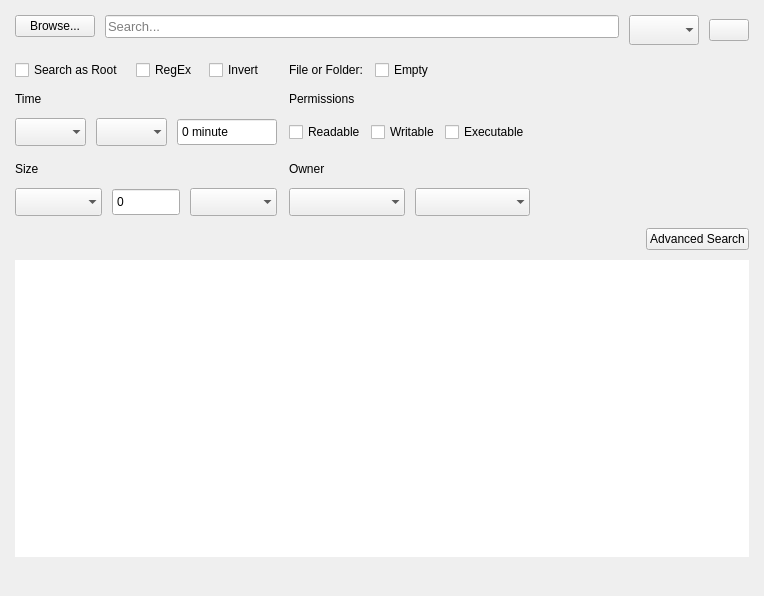
<?xml version="1.0" encoding="UTF-8"?>
<ui version="4.0">
 <class>SearchPage</class>
 <widget class="QWidget" name="SearchPage">
  <property name="geometry">
   <rect>
    <x>0</x>
    <y>0</y>
    <width>764</width>
    <height>596</height>
   </rect>
  </property>
  <property name="windowTitle">
   <string>Search</string>
  </property>
  <layout class="QGridLayout" name="gridLayout">
   <property name="leftMargin">
    <number>15</number>
   </property>
   <property name="topMargin">
    <number>15</number>
   </property>
   <property name="rightMargin">
    <number>15</number>
   </property>
   <property name="bottomMargin">
    <number>15</number>
   </property>
   <property name="spacing">
    <number>10</number>
   </property>
   <item row="5" column="0" colspan="2">
    <widget class="QTableView" name="tableFoundResults">
     <property name="focusPolicy">
      <enum>Qt::NoFocus</enum>
     </property>
     <property name="frameShape">
      <enum>QFrame::NoFrame</enum>
     </property>
     <property name="frameShadow">
      <enum>QFrame::Sunken</enum>
     </property>
     <property name="sizeAdjustPolicy">
      <enum>QAbstractScrollArea::AdjustToContents</enum>
     </property>
     <property name="editTriggers">
      <set>QAbstractItemView::NoEditTriggers</set>
     </property>
     <property name="selectionMode">
      <enum>QAbstractItemView::ExtendedSelection</enum>
     </property>
     <property name="selectionBehavior">
      <enum>QAbstractItemView::SelectRows</enum>
     </property>
     <property name="textElideMode">
      <enum>Qt::ElideMiddle</enum>
     </property>
     <property name="gridStyle">
      <enum>Qt::SolidLine</enum>
     </property>
     <property name="sortingEnabled">
      <bool>true</bool>
     </property>
     <property name="wordWrap">
      <bool>true</bool>
     </property>
     <property name="cornerButtonEnabled">
      <bool>true</bool>
     </property>
     <attribute name="horizontalHeaderCascadingSectionResizes">
      <bool>false</bool>
     </attribute>
     <attribute name="horizontalHeaderStretchLastSection">
      <bool>true</bool>
     </attribute>
     <attribute name="verticalHeaderVisible">
      <bool>false</bool>
     </attribute>
    </widget>
   </item>
   <item row="1" column="0" colspan="2">
    <layout class="QHBoxLayout" name="horizontalLayout_3">
     <property name="spacing">
      <number>10</number>
     </property>
     <property name="bottomMargin">
      <number>0</number>
     </property>
     <item alignment="Qt::AlignTop">
      <widget class="QPushButton" name="btnBrowseSearchDir">
       <property name="cursor">
        <cursorShape>PointingHandCursor</cursorShape>
       </property>
       <property name="focusPolicy">
        <enum>Qt::NoFocus</enum>
       </property>
       <property name="accessibleName">
        <string/>
       </property>
       <property name="text">
        <string>Browse...</string>
       </property>
      </widget>
     </item>
     <item alignment="Qt::AlignTop">
      <widget class="QLineEdit" name="txtSearchInput">
       <property name="font">
        <font>
         <pointsize>10</pointsize>
        </font>
       </property>
       <property name="placeholderText">
        <string>Search...</string>
       </property>
      </widget>
     </item>
     <item alignment="Qt::AlignTop">
      <widget class="QComboBox" name="cmbSearchTypes">
       <property name="minimumSize">
        <size>
         <width>0</width>
         <height>30</height>
        </size>
       </property>
       <property name="maximumSize">
        <size>
         <width>16777215</width>
         <height>25</height>
        </size>
       </property>
       <property name="frame">
        <bool>false</bool>
       </property>
      </widget>
     </item>
     <item>
      <widget class="QPushButton" name="btnSearchAdvance">
       <property name="cursor">
        <cursorShape>PointingHandCursor</cursorShape>
       </property>
       <property name="focusPolicy">
        <enum>Qt::NoFocus</enum>
       </property>
       <property name="accessibleName">
        <string>primary</string>
       </property>
       <property name="text">
        <string/>
       </property>
       <property name="icon">
        <iconset resource="../../static.qrc">
         <normaloff>:/static/themes/default/img/sidebar-icons/search.png</normaloff>:/static/themes/default/img/sidebar-icons/search.png</iconset>
       </property>
       <property name="iconSize">
        <size>
         <width>24</width>
         <height>24</height>
        </size>
       </property>
      </widget>
     </item>
    </layout>
   </item>
   <item row="3" column="0" colspan="2">
    <layout class="QHBoxLayout" name="footer">
     <property name="spacing">
      <number>10</number>
     </property>
     <property name="bottomMargin">
      <number>0</number>
     </property>
     <item alignment="Qt::AlignLeft">
      <widget class="QLabel" name="lblSearchDir">
       <property name="lineWidth">
        <number>0</number>
       </property>
       <property name="text">
        <string/>
       </property>
       <property name="textFormat">
        <enum>Qt::PlainText</enum>
       </property>
       <property name="scaledContents">
        <bool>true</bool>
       </property>
       <property name="wordWrap">
        <bool>false</bool>
       </property>
      </widget>
     </item>
     <item alignment="Qt::AlignRight">
      <widget class="QPushButton" name="btnAdvancePaneToggle">
       <property name="cursor">
        <cursorShape>PointingHandCursor</cursorShape>
       </property>
       <property name="accessibleName">
        <string notr="true"/>
       </property>
       <property name="text">
        <string>Advanced Search</string>
       </property>
       <property name="checkable">
        <bool>false</bool>
       </property>
       <property name="checked">
        <bool>false</bool>
       </property>
      </widget>
     </item>
    </layout>
   </item>
   <item row="2" column="0" colspan="2">
    <widget class="QWidget" name="advanceSearchPane" native="true">
     <layout class="QGridLayout" name="gridLayout_2">
      <property name="leftMargin">
       <number>0</number>
      </property>
      <property name="topMargin">
       <number>5</number>
      </property>
      <property name="rightMargin">
       <number>0</number>
      </property>
      <property name="bottomMargin">
       <number>2</number>
      </property>
      <property name="spacing">
       <number>12</number>
      </property>
      <item row="1" column="2" alignment="Qt::AlignLeft">
       <widget class="QCheckBox" name="checkInvert">
        <property name="cursor">
         <cursorShape>PointingHandCursor</cursorShape>
        </property>
        <property name="focusPolicy">
         <enum>Qt::NoFocus</enum>
        </property>
        <property name="accessibleName">
         <string>circle</string>
        </property>
        <property name="text">
         <string>Invert</string>
        </property>
       </widget>
      </item>
      <item row="6" column="7">
       <spacer name="horizontalSpacer_3">
        <property name="orientation">
         <enum>Qt::Horizontal</enum>
        </property>
        <property name="sizeHint" stdset="0">
         <size>
          <width>40</width>
          <height>20</height>
         </size>
        </property>
       </spacer>
      </item>
      <item row="3" column="0" colspan="4">
       <layout class="QHBoxLayout" name="layoutTime">
        <property name="spacing">
         <number>10</number>
        </property>
        <property name="topMargin">
         <number>0</number>
        </property>
        <property name="bottomMargin">
         <number>4</number>
        </property>
        <item>
         <widget class="QComboBox" name="cmbTimeType">
          <property name="minimumSize">
           <size>
            <width>0</width>
            <height>28</height>
           </size>
          </property>
          <property name="maximumSize">
           <size>
            <width>16777215</width>
            <height>28</height>
           </size>
          </property>
          <property name="frame">
           <bool>false</bool>
          </property>
         </widget>
        </item>
        <item>
         <widget class="QComboBox" name="cmbTimeCriteria">
          <property name="minimumSize">
           <size>
            <width>0</width>
            <height>28</height>
           </size>
          </property>
          <property name="maximumSize">
           <size>
            <width>16777215</width>
            <height>28</height>
           </size>
          </property>
          <property name="frame">
           <bool>false</bool>
          </property>
         </widget>
        </item>
        <item>
         <widget class="QSpinBox" name="spinTime">
          <property name="minimumSize">
           <size>
            <width>100</width>
            <height>28</height>
           </size>
          </property>
          <property name="maximumSize">
           <size>
            <width>50</width>
            <height>16777215</height>
           </size>
          </property>
          <property name="frame">
           <bool>true</bool>
          </property>
          <property name="buttonSymbols">
           <enum>QAbstractSpinBox::NoButtons</enum>
          </property>
          <property name="suffix">
           <string> minute</string>
          </property>
          <property name="maximum">
           <number>9999999</number>
          </property>
         </widget>
        </item>
       </layout>
      </item>
      <item row="6" column="4" colspan="3">
       <layout class="QHBoxLayout" name="layoutOwner">
        <property name="spacing">
         <number>10</number>
        </property>
        <item>
         <widget class="QComboBox" name="cmbUsers">
          <property name="minimumSize">
           <size>
            <width>0</width>
            <height>28</height>
           </size>
          </property>
          <property name="maximumSize">
           <size>
            <width>16777215</width>
            <height>28</height>
           </size>
          </property>
          <property name="toolTip">
           <string notr="true"/>
          </property>
          <property name="frame">
           <bool>false</bool>
          </property>
         </widget>
        </item>
        <item>
         <widget class="QComboBox" name="cmbGroups">
          <property name="minimumSize">
           <size>
            <width>0</width>
            <height>28</height>
           </size>
          </property>
          <property name="maximumSize">
           <size>
            <width>16777215</width>
            <height>28</height>
           </size>
          </property>
          <property name="toolTip">
           <string notr="true"/>
          </property>
          <property name="frame">
           <bool>false</bool>
          </property>
         </widget>
        </item>
       </layout>
      </item>
      <item row="1" column="0">
       <widget class="QCheckBox" name="checkSearchAsRoot">
        <property name="cursor">
         <cursorShape>PointingHandCursor</cursorShape>
        </property>
        <property name="focusPolicy">
         <enum>Qt::NoFocus</enum>
        </property>
        <property name="accessibleName">
         <string>circle</string>
        </property>
        <property name="text">
         <string>Search as Root</string>
        </property>
       </widget>
      </item>
      <item row="1" column="6" colspan="2">
       <spacer name="horizontalSpacer">
        <property name="orientation">
         <enum>Qt::Horizontal</enum>
        </property>
        <property name="sizeHint" stdset="0">
         <size>
          <width>40</width>
          <height>20</height>
         </size>
        </property>
       </spacer>
      </item>
      <item row="1" column="5">
       <widget class="QCheckBox" name="checkEmpty">
        <property name="cursor">
         <cursorShape>PointingHandCursor</cursorShape>
        </property>
        <property name="focusPolicy">
         <enum>Qt::NoFocus</enum>
        </property>
        <property name="accessibleName">
         <string>circle</string>
        </property>
        <property name="text">
         <string>Empty</string>
        </property>
       </widget>
      </item>
      <item row="5" column="4" colspan="3">
       <widget class="QLabel" name="lblOwner">
        <property name="text">
         <string>Owner</string>
        </property>
       </widget>
      </item>
      <item row="1" column="4">
       <widget class="QLabel" name="lblFileOrFolder">
        <property name="text">
         <string>File or Folder:</string>
        </property>
       </widget>
      </item>
      <item row="3" column="7">
       <spacer name="horizontalSpacer_2">
        <property name="orientation">
         <enum>Qt::Horizontal</enum>
        </property>
        <property name="sizeHint" stdset="0">
         <size>
          <width>40</width>
          <height>20</height>
         </size>
        </property>
       </spacer>
      </item>
      <item row="1" column="1">
       <widget class="QCheckBox" name="checkRegEx">
        <property name="cursor">
         <cursorShape>PointingHandCursor</cursorShape>
        </property>
        <property name="focusPolicy">
         <enum>Qt::NoFocus</enum>
        </property>
        <property name="accessibleName">
         <string>circle</string>
        </property>
        <property name="text">
         <string>RegEx</string>
        </property>
       </widget>
      </item>
      <item row="6" column="0" colspan="4">
       <layout class="QHBoxLayout" name="horizontalLayout_2">
        <property name="spacing">
         <number>10</number>
        </property>
        <property name="topMargin">
         <number>0</number>
        </property>
        <item>
         <widget class="QComboBox" name="cmbSizeCriteria">
          <property name="minimumSize">
           <size>
            <width>0</width>
            <height>28</height>
           </size>
          </property>
          <property name="maximumSize">
           <size>
            <width>16777215</width>
            <height>28</height>
           </size>
          </property>
          <property name="frame">
           <bool>false</bool>
          </property>
         </widget>
        </item>
        <item>
         <widget class="QSpinBox" name="spinSize">
          <property name="minimumSize">
           <size>
            <width>15</width>
            <height>28</height>
           </size>
          </property>
          <property name="maximumSize">
           <size>
            <width>68</width>
            <height>16777215</height>
           </size>
          </property>
          <property name="buttonSymbols">
           <enum>QAbstractSpinBox::NoButtons</enum>
          </property>
          <property name="maximum">
           <number>9999999</number>
          </property>
         </widget>
        </item>
        <item>
         <widget class="QComboBox" name="cmbSizeUnits">
          <property name="minimumSize">
           <size>
            <width>0</width>
            <height>28</height>
           </size>
          </property>
          <property name="maximumSize">
           <size>
            <width>16777215</width>
            <height>28</height>
           </size>
          </property>
          <property name="frame">
           <bool>false</bool>
          </property>
         </widget>
        </item>
       </layout>
      </item>
      <item row="2" column="4" colspan="3">
       <widget class="QLabel" name="lblPermissions">
        <property name="text">
         <string>Permissions</string>
        </property>
       </widget>
      </item>
      <item row="5" column="0" colspan="4">
       <widget class="QLabel" name="lblSize">
        <property name="text">
         <string>Size</string>
        </property>
       </widget>
      </item>
      <item row="3" column="4" colspan="3">
       <layout class="QHBoxLayout" name="layoutOwner_2">
        <property name="spacing">
         <number>5</number>
        </property>
        <property name="bottomMargin">
         <number>4</number>
        </property>
        <item>
         <widget class="QCheckBox" name="checkPermReadable">
          <property name="cursor">
           <cursorShape>PointingHandCursor</cursorShape>
          </property>
          <property name="focusPolicy">
           <enum>Qt::NoFocus</enum>
          </property>
          <property name="accessibleName">
           <string>circle</string>
          </property>
          <property name="text">
           <string>Readable</string>
          </property>
         </widget>
        </item>
        <item>
         <widget class="QCheckBox" name="checkPermWritable">
          <property name="cursor">
           <cursorShape>PointingHandCursor</cursorShape>
          </property>
          <property name="focusPolicy">
           <enum>Qt::NoFocus</enum>
          </property>
          <property name="accessibleName">
           <string>circle</string>
          </property>
          <property name="text">
           <string>Writable</string>
          </property>
         </widget>
        </item>
        <item>
         <widget class="QCheckBox" name="checkPermExecutable">
          <property name="cursor">
           <cursorShape>PointingHandCursor</cursorShape>
          </property>
          <property name="focusPolicy">
           <enum>Qt::NoFocus</enum>
          </property>
          <property name="accessibleName">
           <string>circle</string>
          </property>
          <property name="text">
           <string>Executable</string>
          </property>
         </widget>
        </item>
       </layout>
      </item>
      <item row="2" column="0" colspan="4">
       <widget class="QLabel" name="lblTime">
        <property name="text">
         <string>Time</string>
        </property>
       </widget>
      </item>
     </layout>
    </widget>
   </item>
   <item row="6" column="1" alignment="Qt::AlignRight">
    <widget class="QLabel" name="lblFoundFilesInfo">
     <property name="lineWidth">
      <number>0</number>
     </property>
     <property name="text">
      <string/>
     </property>
     <property name="textFormat">
      <enum>Qt::PlainText</enum>
     </property>
     <property name="scaledContents">
      <bool>true</bool>
     </property>
     <property name="wordWrap">
      <bool>false</bool>
     </property>
    </widget>
   </item>
  </layout>
 </widget>
 <resources>
  <include location="../../static.qrc"/>
 </resources>
 <connections/>
</ui>
